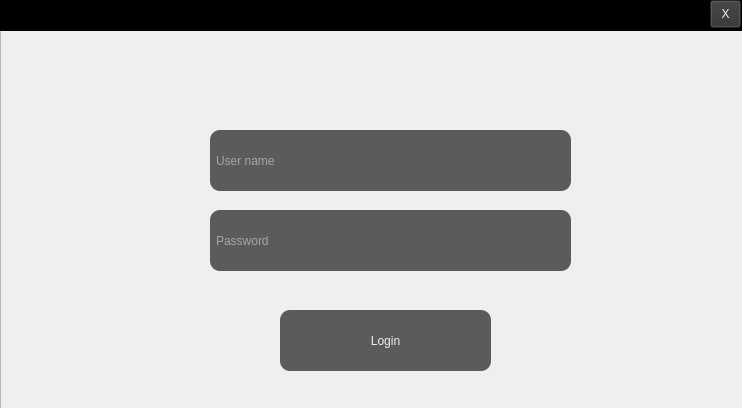
<?xml version="1.0" encoding="UTF-8"?>
<ui version="4.0">
 <class>Widget</class>
 <widget class="QWidget" name="Widget">
  <property name="geometry">
   <rect>
    <x>0</x>
    <y>0</y>
    <width>742</width>
    <height>408</height>
   </rect>
  </property>
  <property name="windowTitle">
   <string>Widget</string>
  </property>
  <property name="styleSheet">
   <string notr="true"/>
  </property>
  <widget class="QFrame" name="frame">
   <property name="geometry">
    <rect>
     <x>0</x>
     <y>30</y>
     <width>751</width>
     <height>381</height>
    </rect>
   </property>
   <property name="cursor">
    <cursorShape>ArrowCursor</cursorShape>
   </property>
   <property name="styleSheet">
    <string notr="true">#frame{background-image: url(:/1.png);

}</string>
   </property>
   <property name="frameShape">
    <enum>QFrame::StyledPanel</enum>
   </property>
   <property name="frameShadow">
    <enum>QFrame::Raised</enum>
   </property>
   <widget class="QLineEdit" name="lineEdit">
    <property name="geometry">
     <rect>
      <x>210</x>
      <y>100</y>
      <width>361</width>
      <height>61</height>
     </rect>
    </property>
    <property name="styleSheet">
     <string notr="true">background:rgb(50,50,50,200);
color: #efefef;
border-radius:10px;
padding:2px 4px;
font: 25 14pt &quot;Microsoft YaHei&quot;;</string>
    </property>
    <property name="placeholderText">
     <string>User name</string>
    </property>
   </widget>
   <widget class="QLineEdit" name="lineEdit_2">
    <property name="geometry">
     <rect>
      <x>210</x>
      <y>180</y>
      <width>361</width>
      <height>61</height>
     </rect>
    </property>
    <property name="styleSheet">
     <string notr="true">background:rgb(50,50,50,200);
color: #efefef;
border-radius:10px;
padding:2px 4px;
font: 25 14pt &quot;Microsoft YaHei&quot;;</string>
    </property>
    <property name="echoMode">
     <enum>QLineEdit::Password</enum>
    </property>
    <property name="placeholderText">
     <string>Password</string>
    </property>
   </widget>
   <widget class="QPushButton" name="pushButton">
    <property name="geometry">
     <rect>
      <x>280</x>
      <y>280</y>
      <width>211</width>
      <height>61</height>
     </rect>
    </property>
    <property name="cursor">
     <cursorShape>PointingHandCursor</cursorShape>
    </property>
    <property name="styleSheet">
     <string notr="true">#pushButton{background:rgb(50,50,50,200);
color: #efefef;
border-radius:10px;
padding:2px 4px;
transion:500ms;
font: 25 14pt &quot;Microsoft YaHei&quot;;}
#pushButton:hover{
background:rgb(50,50,50,400);
}
#pushButton:pressed{
background:rgb(0,0,0,300);
}
</string>
    </property>
    <property name="text">
     <string>Login</string>
    </property>
   </widget>
  </widget>
  <widget class="QFrame" name="frame_2">
   <property name="geometry">
    <rect>
     <x>0</x>
     <y>0</y>
     <width>751</width>
     <height>31</height>
    </rect>
   </property>
   <property name="styleSheet">
    <string notr="true">background-color:rgb(50,50,50,300);</string>
   </property>
   <property name="frameShape">
    <enum>QFrame::StyledPanel</enum>
   </property>
   <property name="frameShadow">
    <enum>QFrame::Raised</enum>
   </property>
   <widget class="QPushButton" name="pushButton_2">
    <property name="geometry">
     <rect>
      <x>710</x>
      <y>0</y>
      <width>31</width>
      <height>28</height>
     </rect>
    </property>
    <property name="cursor">
     <cursorShape>PointingHandCursor</cursorShape>
    </property>
    <property name="styleSheet">
     <string notr="true">#pushButton_2{background:rgb(50,50,50,200);
font: 10pt &quot;BIZ UDPGothic&quot;;
color: #efefef;
padding:2px 4px;}
#pushButton_2:hover{
background:rgb(100,100,100,200);
}
#pushButton_2:pressed{
background:rgb(150,150,150,200);
}

</string>
    </property>
    <property name="text">
     <string>X</string>
    </property>
   </widget>
  </widget>
 </widget>
 <resources/>
 <connections/>
</ui>
